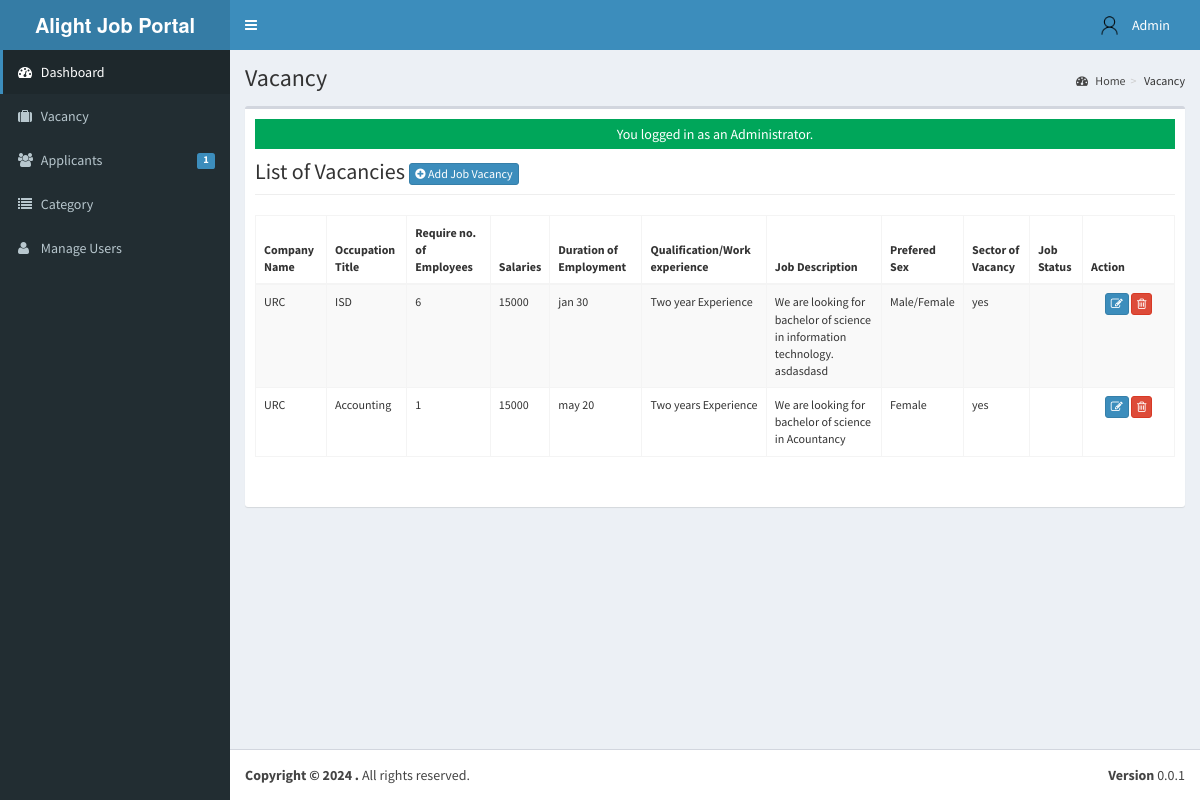
The app's page /admin/vacancy/ (signed in), older data.
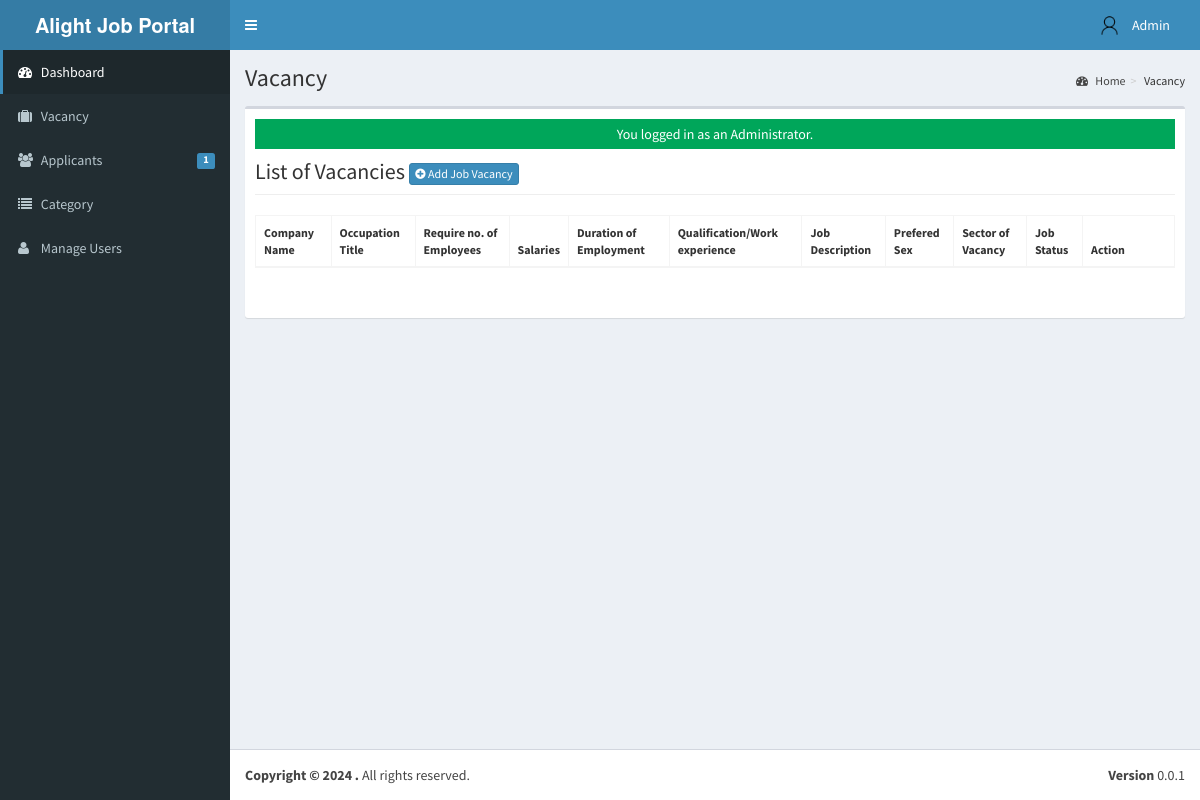
The same page, newer data.
### tables this page shows
CREATE TABLE `tbljob` (
  `JOBID` int(11) NOT NULL,
  `COMPANYID` int(11) NOT NULL,
  `CATEGORY` varchar(90) NOT NULL,
  `OCCUPATIONTITLE` varchar(90) NOT NULL,
  `REQ_NO_EMPLOYEES` int(11) NOT NULL,
  `SALARIES` double NOT NULL,
  `DURATION_EMPLOYEMENT` varchar(90) NOT NULL,
  `QUALIFICATION_WORKEXPERIENCE` text NOT NULL,
  `JOBDESCRIPTION` text NOT NULL,
  `PREFEREDSEX` varchar(30) NOT NULL,
  `SECTOR_VACANCY` text NOT NULL,
  `JOBSTATUS` varchar(90) NOT NULL,
  `DATEPOSTED` datetime NOT NULL
);

CREATE TABLE `tblcompany` (
  `COMPANYID` int(11) NOT NULL,
  `COMPANYNAME` varchar(90) NOT NULL,
  `COMPANYADDRESS` varchar(90) NOT NULL,
  `COMPANYCONTACTNO` varchar(30) NOT NULL,
  `COMPANYSTATUS` varchar(90) NOT NULL,
  `COMPANYMISSION` text NOT NULL
);

### admin/vacancy/index.php (called while the page is built, shortened)
<?php
require_once ("../theme/templates.php");
?>

### include/database.php (called while the page is built, shortened)
<?php
class Database {
	var $query = '';
	public $conn;
	public function open_connection() {
		try {
		$this->conn = new PDO("mysql:host=".server.";dbname=".database_name. "", user,pass);
		$this->conn->setAttribute(PDO::ATTR_ERRMODE, PDO::ERRMODE_EXCEPTION);
		}catch(PDOException $e){
			echo "Problem in database connection! Contact administrator!". $e->getMessage();
		}
	}
	function setQuery($sql='') {
		try {
		   $this->sql_string=$sql;
			$this->query = $this->conn->prepare($this->sql_string);
			$this->query->execute();
		  } catch (PDOException $e) {
		    echo "Failed to get query handle: " . $e->getMessage() . "\n";
		    exit;
		  }
	}
	function loadResultList() {
		$results = $this->query->fetchAll(PDO::FETCH_OBJ);
		return $results;
	}
}
$mydb = new Database();
?>

### admin/vacancy/list.php (the view, shortened to what this page needs)
<div class="row">
      	 <div class="col-lg-12">
           <h1 class="page-header">List of Vacancies  <a href="index.php?view=add" class="btn btn-primary btn-xs  ">  <i class="fa fa-plus-circle fw-fa"></i> Add Job Vacancy</a>  </h1>
      		</div>
  		 </div>
 		    <form action="controller.php?action=delete" Method="POST">
		     <div class="table-responsive">
			<table id="dash-table" class="table table-striped table-bordered table-hover"  style="font-size:12px" cellspacing="0">
			  <thead>
			  	<tr>
			  		<th>Company Name</th>
			  		<th>Occupation Title</th>
			  		<th>Require no. of Employees</th>
			  		<th>Salaries</th>
			  		<th>Duration of Employment</th>
			  		<th>Qualification/Work experience</th>
			  		<th>Job Description</th>
			  		<th>Prefered Sex</th>
			  		<th>Sector of Vacancy</th>
			  		<th>Job Status</th>
			  		 <th width="10%" align="center">Action</th>
			  	</tr>
			  </thead>
			  <tbody>
			  	<?php
			  		$mydb->setQuery("SELECT * FROM `tbljob` j, `tblcompany` c WHERE j.COMPANYID=c.COMPANYID");
			  		$cur = $mydb->loadResultList();
					foreach ($cur as $result) {
			  		echo '<tr>';
			  			echo '<td>' . $result->COMPANYNAME.'</td>';
			  			echo '<td>' . $result->OCCUPATIONTITLE.'</td>';
			  			echo '<td>' . $result->REQ_NO_EMPLOYEES.'</td>';
			  			echo '<td>' . $result->SALARIES.'</td>';
			  			echo '<td>' . $result->DURATION_EMPLOYEMENT.'</td>';
			  			echo '<td>' . $result->QUALIFICATION_WORKEXPERIENCE.'</td>';
			  			echo '<td>' . $result->JOBDESCRIPTION.'</td>';
			  			echo '<td>' . $result->PREFEREDSEX.'</td>';
			  			echo '<td>' . $result->SECTOR_VACANCY.'</td>';
			  			echo '<td>' . $result->JOBSTATUS.'</td>';
			  		echo '<td align="center"><a title="Edit" href="index.php?view=edit&id='.$result->JOBID.'" class="btn btn-primary btn-xs  ">  <span class="fa fa-edit fw-fa"></a>
			  		     <a title="Delete" href="controller.php?action=delete&id='.$result->JOBID.'" class="btn btn-danger btn-xs  ">  <span class="fa  fa-trash-o fw-fa "></a></td>';
			  		echo '</tr>';
			  	}
			  	?>
			  </tbody>
			</table>
			</form>

Row changes from the older to the newer data that the page shows:
no longer on this page (row edited): tbljob: COMPANYID.COMPANYNAME "URC", OCCUPATIONTITLE "ISD", REQ_NO_EMPLOYEES "6", SALARIES "15000", DURATION_EMPLOYEMENT "jan 30", QUALIFICATION_WORKEXPERIENCE "Two year Experience", JOBDESCRIPTION "We are looking for bachelor of science in information technology. asdasdasd", PREFEREDSEX "Male/Female", SECTOR_VACANCY "yes"
no longer on this page (row edited): tbljob: COMPANYID.COMPANYNAME "URC", OCCUPATIONTITLE "Accounting", REQ_NO_EMPLOYEES "1", SALARIES "15000", DURATION_EMPLOYEMENT "may 20", QUALIFICATION_WORKEXPERIENCE "Two years Experience", JOBDESCRIPTION "We are looking for bachelor of science in Acountancy", PREFEREDSEX "Female", SECTOR_VACANCY "yes"
